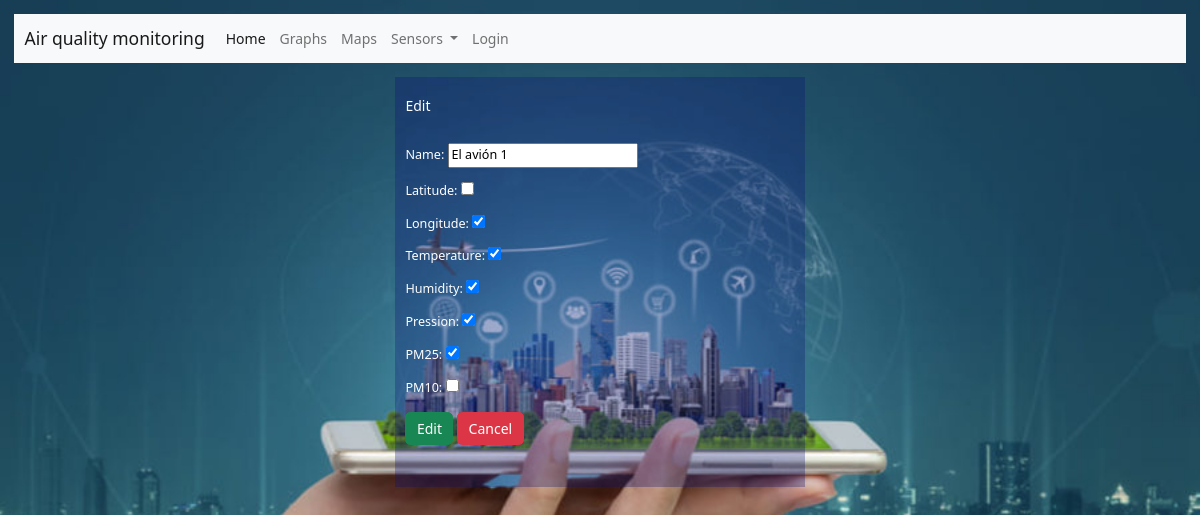
Page /sensors/3/edit/ on the committed database.
### sensors/models.py (models this page shows, shortened)
class Sensor(models.Model):
    name = models.CharField(max_length=10)
    Latitude= models.BooleanField()
    Longitude= models.BooleanField()
    Temperature= models.BooleanField()
    Humidity= models.BooleanField()
    Pression= models.BooleanField()
    PM25= models.BooleanField()
    PM10= models.BooleanField()
    created_on = models.DateTimeField(auto_now_add=True)

### sensors/views.py (the view, shortened to what this page needs)
# urls.py: path('<int:pk>/edit/', SensorUpdateView.as_view(), name="sensor_edit"),
class SensorUpdateView(UpdateView): #113
    template_name = "sensors/edit.html"
    model = Sensor
    fields = ["name","Latitude","Longitude","Temperature","Humidity","Pression","PM25","PM10"]

### templates/sensors/edit.html (shortened to what this page needs)
{% extends 'base.html' %}
{% block content %}
<div class="container mt-3 table-dark main" style="width: 35%; ">
    <br>
    <h1>Edit</h1>
    <br>
    <form method="post" enctype="multipart/form-data">
        {{ form.as_p}}
        <input type="submit" value="Edit" class="btn btn-success">
        <a class="btn btn-danger" href="{% url 'sensor_list' %}">Cancel</a></li>
    </form>
    <br><br>
</div>
{% endblock content %}

### static/css/style.css (style rules this page uses)
html { font-size: 14px; }
body { background-size: cover; background-image: url("../images/fondo.jpg"); background-position: center center; background-repeat: no-repeat; background-attachment: fixed; background-color: rgb(13, 157, 157); }
h1 { font-size: 1rem; }
p, h2, h3 { font-size: .9rem; }
.main { text-align: left; background: rgba(10, 19, 121, 0.3); color: white; }
@media all and (min-width: 800px) { .main { flex: 3 0px; } }
@media all and (min-width: 800px) { .main { order: 2; } }
body { padding: 1em; }

### rows in the picture
Sensor: name "El avión 1", Longitude "☑", Temperature "☑", Humidity "☑", Pression "☑", PM25 "☑"
